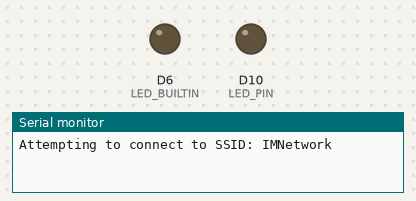
Bench run of a sketch on a simulated Arduino MKR. On the bench: output pins drawn as LEDs (lit = HIGH), the last lines printed to the serial monitor. WiFi joins after 1.5 s; servers stay silent unless stated.

Above: at 0.1 s.
At 11.9 s:
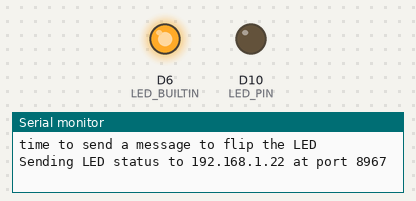
Timing chart, 0 to 13.4 s (numbered marks = the images above):
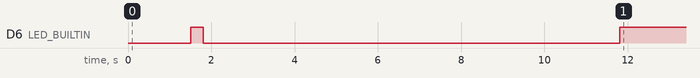

The sketch:

blinkUsingUDPEchoServer.ino
```cpp
/*

  Blink using UDP Echo Server

  The usual blink, but instead of activating the LED,
  send a message to the UDP echo server, which will send it back to us.
  When the message is received, activate the LED

	The node.js code is at the end of this sketch

  based on threeButtonsToThreeLEDSUDP/basic
  as well as blinkWithoutDelay

  created 21 February 2019
  by Michael Shiloh


*/

#include <SPI.h>
#include <WiFi101.h>
#include <WiFiUdp.h>

int status = WL_IDLE_STATUS;
#include "arduino_secrets.h"
///////please enter your sensitive data in the Secret tab/arduino_secrets.h
char ssid[] = SECRET_SSID;        // your network SSID (name)
char pass[] = SECRET_PASS;    // your network password (use for WPA, or use as key for WEP)
int keyIndex = 0;            // your network key Index number (needed only for WEP)

/*
   My IP information
*/
// My IP address will be assigned to me by the WiFi router
const unsigned int localPort = 1000;   // This will be my port for listening


/*
   IP information of the other device (receiver)
*/

// IP address of the other device (receiver)
// Change this to IP address and port of the device you want to talk to
IPAddress receivingDeviceAddress(192, 168, 1, 22);
const unsigned int receivingDevicePort = 8967; // can be the same as my port, but doesn't need to be

WiFiUDP Udp;

const int LED_PIN = 10;

// LED state stuff
int LEDState = LOW;
unsigned long sentMessageAt = 0;
const unsigned long LEDPeriod = 1000;

void setup() {
  //Initialize serial and wait for port to open:
  Serial.begin(9600);

  // remove this if you don't intend to use a serial monitor
  //  while (!Serial) {
  //    ; // wait for serial port to connect. Needed for native USB port only
  //  }

  // Used to indicate WiFi status
  pinMode( LED_BUILTIN, OUTPUT );

  // My LEDs
  pinMode(LED_PIN, OUTPUT );

  // check for the presence of the WiFi module:
  // Historically, WiFi was a shield, so for backgwards compatibility
  // compare to WL_NO_SHIELD.
  // In fact, WiFiNINA defines WL_NO_MODULE,
  // but it is equal to WL_NO_SHIELD
  if (WiFi.status() == WL_NO_SHIELD) {
    Serial.println("WiFi module not present");
    // don't continue:
    while (true);
  }

  // attempt to connect to WiFi network:
  while ( status != WL_CONNECTED) {
    Serial.print("Attempting to connect to SSID: ");
    Serial.println(ssid);
    // Connect to WPA/WPA2 network. Change this line if using open or WEP network:
    status = WiFi.begin(ssid, pass);

    // Flash the LED briefly to indicate we are trying
    digitalWrite(LED_BUILTIN, HIGH);
    delay(300);
    digitalWrite(LED_BUILTIN, LOW);

    // wait 10 seconds for connection:
    delay(10000);
  }

  Serial.println("Connected to wifi");
  printWiFiStatus();

  // In case there is no serial monitor,
  // indicate that we are connected by turning on the LED
  digitalWrite(LED_BUILTIN, HIGH);

  Serial.print("Initializing WiFiUDP library and listening on port ");
  Serial.println(localPort);
  Udp.begin(localPort);
}

void loop() {

  char packetBuffer[255]; //buffer to hold incoming packet

  /*
      It's always important to listen more than you speak,
      so first see if anyone has sent us anything
  */

  // If someone sent us something, parsePacket() will
  // return the size of the packet (in bytes)
  int packetSize = Udp.parsePacket();
  if (packetSize) {
    // Read the packet into our local buffer
    int response = readIncomingPacket(packetSize, packetBuffer);

    // If readIncomingPacket() succeeded, then activate the LEDs
    if ( !response ) {
      digitalWrite(LED_PIN, packetBuffer[0]);
    }
  }

  // Is it time to send a message?
  unsigned long currentTime = millis();


  if (currentTime - sentMessageAt > LEDPeriod) {
    Serial.println("time to send a message to flip the LED");
    LEDState = !LEDState;

    Serial.print("Sending LED status to ");
    Serial.print(receivingDeviceAddress);
    Serial.print(" at port ");
    Serial.println(receivingDevicePort);

    Udp.beginPacket(receivingDeviceAddress, receivingDevicePort);
    Udp.write(LEDState);
    Udp.endPacket();

    sentMessageAt = currentTime; // record the time
  }

}

void printWiFiStatus() {
  // print the SSID of the network you're attached to:
  Serial.print("SSID: ");
  Serial.println(WiFi.SSID());

  // print your WiFi shield's IP address:
  IPAddress ip = WiFi.localIP();
  Serial.print("My IP Address: ");
  Serial.println(ip);

  // print the received signal strength:
  long rssi = WiFi.RSSI();
  Serial.print("signal strength (RSSI):");
  Serial.print(rssi);
  Serial.println(" dBm");
}

/*
   Read an incoming packet into our local buffer.

   Takes:
     the size of the packet
     an array in which to put the packet

   Returns:
     -1 if an error occurred
     0 if everything is OK
*/

int readIncomingPacket(int numBytes, char byteArray[]) {

  // Defensive programming: This function should
  // only be called if there was something to process,
  // but let's double check that the number of bytes
  // expected is non-zero (we can't call parsePacket() again)
  if (!numBytes) {
    Serial.println ("ERROR in handleIncomingPacket: Called with an empty packet");
    return (-1);
  }

  // Packet size is non-zero, so we can proceed.
  // First report the size and source of the packet
  Serial.print("Received packet of size ");
  Serial.println(numBytes);
  Serial.print("From ");
  IPAddress remoteIp = Udp.remoteIP();
  Serial.print(remoteIp);
  Serial.print(", port ");
  Serial.println(Udp.remotePort());

  // read the packet into packetBufffer
  int len = Udp.read(byteArray, 255);
  if (len > 0) byteArray[len] = 0;
  Serial.print("Contents: ");
  for (int i = 0; i < len; i++) {
    Serial.print(byteArray[i]);
  }
  Serial.println();

  // More defensive programming:
  // The number of bytes read should be the same as the
  // number of bytes that we were told we received
  if ( len != numBytes ) {
    Serial.print ("ERROR in handleIncomingPacket: I was told to read ");
    Serial.print (numBytes);
    Serial.print (" but Udp.read() only gave me ");
    Serial.print (len);
    Serial.print (" bytes");
    Serial.println();
    return (-1);
  }

  // Otherwise, everything seems OK
  return (0);

}

/***********************************************************************
node.js code

copy this code to a .js file and invoke using:

	node <filename>

Careful when copying to remove these comments

//	UDP Echo Server
//	Context: node.js
//
//	Listen for UDP packets.
//	When a message is received, send it back
//
//	created 19 February 2019
//	by Michael Shiloh

var dgram = require('dgram');
var MY_PORT = 8967;
var udpServer = dgram.createSocket('udp4')

function serverIsListening() {
	console.log('UDP Echo Server is listening');
}

function serverReceivedMessage(message, sender) {

	// print the message
	console.log(
		'Received message from' +
		sender.address +
		':' +
		sender.port);
	console.log(
		'Message length: ' +
		message.length +
		' Message contents: ' +
		message);

	// Send the message back
	udpServer.send(message, 0, message.length, sender.port, sender.address);
}

udpServer.bind(MY_PORT);
udpServer.on('listening', serverIsListening);
udpServer.on('message', serverReceivedMessage);

*********************************************************************/
```

arduino_secrets.h
```cpp
#define SECRET_SSID "IMNetwork"
#define SECRET_PASS "static123"
```
